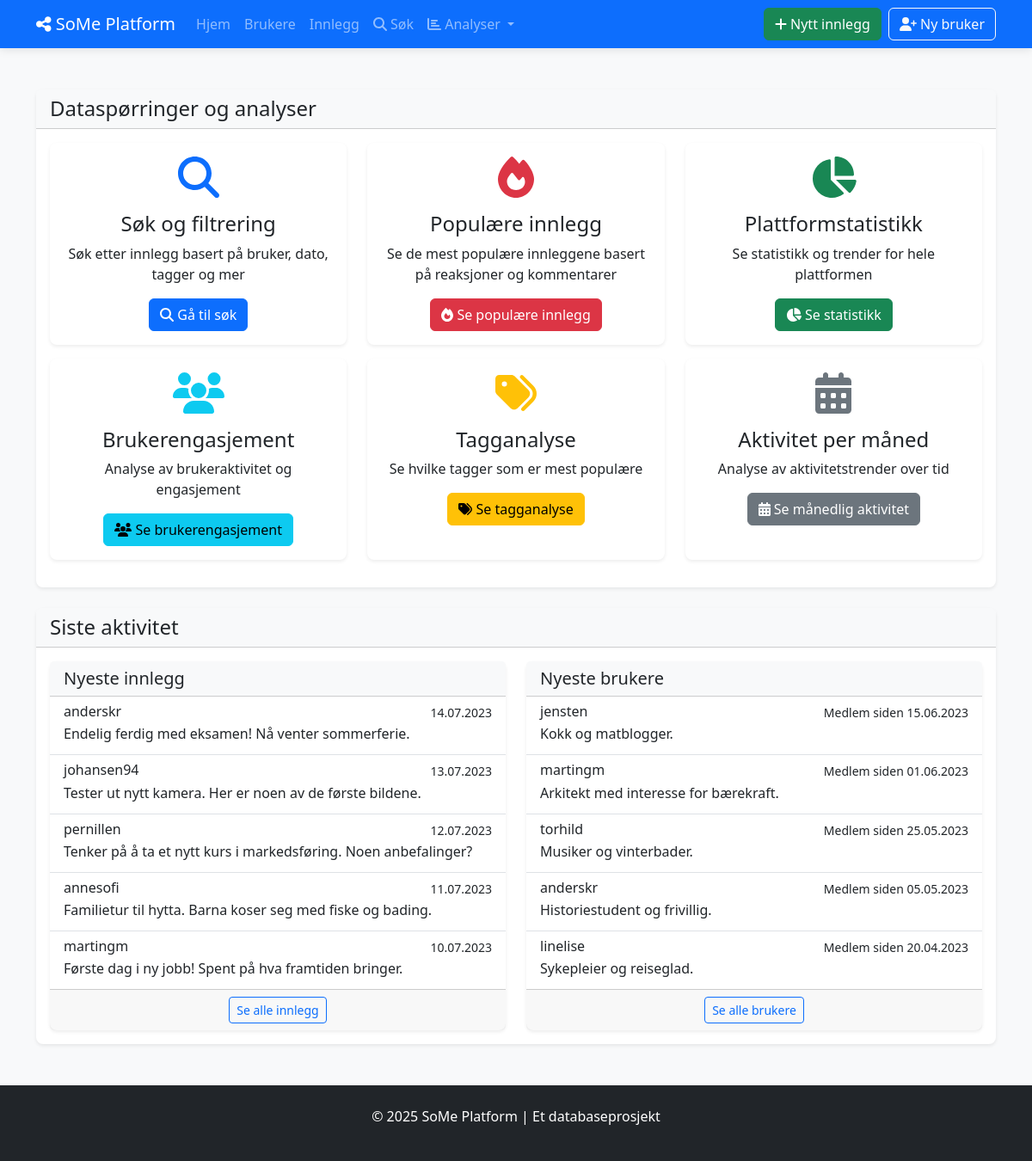
The page / on the database its author committed.
### tables this page shows
CREATE TABLE INNLEGG (
            innlegg_id INTEGER PRIMARY KEY AUTOINCREMENT,
            innhold TEXT NOT NULL,
            opprettet_dato DATETIME NOT NULL DEFAULT CURRENT_TIMESTAMP,
            oppdatert_dato DATETIME DEFAULT CURRENT_TIMESTAMP,
            synlighet TEXT NOT NULL DEFAULT 'offentlig',
            bruker_id INTEGER NOT NULL,
            FOREIGN KEY (bruker_id) REFERENCES BRUKERE(bruker_id) ON DELETE CASCADE
        );

CREATE TABLE BRUKERE (
            bruker_id INTEGER PRIMARY KEY AUTOINCREMENT,
            brukernavn TEXT NOT NULL UNIQUE,
            epost TEXT NOT NULL UNIQUE,
            passord_hash TEXT NOT NULL,
            profilbilde TEXT,
            bio TEXT,
            registrerings_dato DATE NOT NULL DEFAULT CURRENT_DATE,
            fødselsdato DATE,
            status TEXT DEFAULT 'aktiv'
        );

### social_media_app/app.py (the view)
@app.route('/')
def index():
    with Database() as db:
        newest_posts = db.fetchall("""
            SELECT i.*, b.brukernavn
            FROM INNLEGG i
            JOIN BRUKERE b ON i.bruker_id = b.bruker_id
            ORDER BY i.opprettet_dato DESC LIMIT 5
        """)
        newest_posts = [format_date_fields(post, ['opprettet_dato', 'oppdatert_dato']) for post in newest_posts]
        newest_users = db.fetchall("""
            SELECT * FROM BRUKERE
            ORDER BY registrerings_dato DESC LIMIT 5
        """)
        newest_users = [format_date_fields(user, ['registrerings_dato', 'fødselsdato']) for user in newest_users]
    return render_template('index.html', newest_posts=newest_posts, newest_users=newest_users)

### social_media_app/app.py (called while the page is built)
def format_date_fields(item, date_fields=None):
    if not item:
        return None
    if not isinstance(item, dict):
        item = dict(item)
    if date_fields:
        for field in date_fields:
            if field in item and item[field]:
                try:
                    if 'T' in item[field]:  # ISO format
                        item[field] = datetime.fromisoformat(item[field].replace('Z', '+00:00'))
                    else:  # SQLite default format
                        item[field] = datetime.strptime(item[field], '%Y-%m-%d %H:%M:%S')
                except (ValueError, TypeError):
                    try:
                        item[field] = datetime.strptime(item[field], '%Y-%m-%d')
                    except (ValueError, TypeError):
                        pass  # Keep original if parsing fails
    return item

### social_media_app/db_config.py (called while the page is built)
    def __enter__(self):
        return self

    def __exit__(self, exc_type, exc_val, exc_tb):
        self.cursor.close()
        if self.conn:
            self.conn.close()

    def fetchall(self, sql, params=None):
        self.cursor.execute(sql, params or ())
        return self.cursor.fetchall()

### social_media_app/templates/index.html (shortened to what this page needs)
{% extends "base.html" %}
{% block content %}
<div class="row justify-content-center mt-4">
    <div class="col-md-12">
        <div class="card shadow-sm">
            <div class="card-header bg-light">
                <h2 class="h4 mb-0">Dataspørringer og analyser</h2>
            </div>
            <div class="card-body">
                <div class="row">
                    <div class="col-md-4 mb-3">
                        <div class="card h-100 border-0 shadow-sm">
                            <div class="card-body text-center">
                                <i class="fas fa-search fa-3x text-primary mb-3"></i>
                                <h4>Søk og filtrering</h4>
                                <p>Søk etter innlegg basert på bruker, dato, tagger og mer</p>
                                <a href="{{ url_for('search') }}" class="btn btn-primary">
                                    <i class="fas fa-search"></i> Gå til søk
                                </a>
                            </div>
                        </div>
                    </div>
                    <div class="col-md-4 mb-3">
                        <div class="card h-100 border-0 shadow-sm">
                            <div class="card-body text-center">
                                <i class="fas fa-fire fa-3x text-danger mb-3"></i>
                                <h4>Populære innlegg</h4>
                                <p>Se de mest populære innleggene basert på reaksjoner og kommentarer</p>
                                <a href="{{ url_for('popular_posts') }}" class="btn btn-danger">
                                    <i class="fas fa-fire"></i> Se populære innlegg
                                </a>
                            </div>
                        </div>
                    </div>
                    <div class="col-md-4 mb-3">
                        <div class="card h-100 border-0 shadow-sm">
                            <div class="card-body text-center">
                                <i class="fas fa-chart-pie fa-3x text-success mb-3"></i>
                                <h4>Plattformstatistikk</h4>
                                <p>Se statistikk og trender for hele plattformen</p>
                                <a href="{{ url_for('platform_stats') }}" class="btn btn-success">
                                    <i class="fas fa-chart-pie"></i> Se statistikk
                                </a>
                            </div>
                        </div>
                    </div>
                    <div class="col-md-4 mb-3">
                        <div class="card h-100 border-0 shadow-sm">
                            <div class="card-body text-center">
                                <i class="fas fa-users fa-3x text-info mb-3"></i>
                                <h4>Brukerengasjement</h4>
                                <p>Analyse av brukeraktivitet og engasjement</p>
                                <a href="{{ url_for('user_engagement') }}" class="btn btn-info">
                                    <i class="fas fa-users"></i> Se brukerengasjement
                                </a>
                            </div>
                        </div>
                    </div>
                    <div class="col-md-4 mb-3">
                        <div class="card h-100 border-0 shadow-sm">
                            <div class="card-body text-center">
                                <i class="fas fa-tags fa-3x text-warning mb-3"></i>
                                <h4>Tagganalyse</h4>
                                <p>Se hvilke tagger som er mest populære</p>
                                <a href="{{ url_for('tag_analysis') }}" class="btn btn-warning">
                                    <i class="fas fa-tags"></i> Se tagganalyse
                                </a>
                            </div>
                        </div>
                    </div>
                    <div class="col-md-4 mb-3">
                        <div class="card h-100 border-0 shadow-sm">
                            <div class="card-body text-center">
                                <i class="fas fa-calendar-alt fa-3x text-secondary mb-3"></i>
                                <h4>Aktivitet per måned</h4>
                                <p>Analyse av aktivitetstrender over tid</p>
                                <a href="{{ url_for('activity_by_month') }}" class="btn btn-secondary">
                                    <i class="fas fa-calendar-alt"></i> Se månedlig aktivitet
                                </a>
                            </div>
                        </div>
                    </div>
                </div>
            </div>
        </div>
    </div>
</div>
<div class="row mt-4">
    <div class="col-md-12">
        <div class="card shadow-sm">
            <div class="card-header bg-light">
                <h2 class="h4 mb-0">Siste aktivitet</h2>
            </div>
            <div class="card-body">
                <div class="row">
                    <div class="col-md-6">
                        <div class="card border-0 shadow-sm h-100">
                            <div class="card-header bg-light">
                                <h5 class="mb-0">Nyeste innlegg</h5>
                            </div>
                            <div class="card-body p-0">
                                <div class="list-group list-group-flush">
                                    {% for post in newest_posts %}
                                    <a href="{{ url_for('view_post', post_id=post.innlegg_id) }}" class="list-group-item list-group-item-action">
                                        <div class="d-flex w-100 justify-content-between">
                                            <h6 class="mb-1">{{ post.brukernavn }}</h6>
                                            <small>{{ post.opprettet_dato.strftime('%d.%m.%Y') }}</small>
                                        </div>
                                        <p class="mb-1 text-truncate">{{ post.innhold }}</p>
                                    </a>
                                    {% else %}
                                    <div class="list-group-item text-center text-muted">
                                        Ingen innlegg funnet
                                    </div>
                                    {% endfor %}
                                </div>
                            </div>
                            <div class="card-footer text-center">
                                <a href="{{ url_for('list_posts') }}" class="btn btn-sm btn-outline-primary">Se alle innlegg</a>
                            </div>
                        </div>
                    </div>
                    <div class="col-md-6">
                        <div class="card border-0 shadow-sm h-100">
                            <div class="card-header bg-light">
                                <h5 class="mb-0">Nyeste brukere</h5>
                            </div>
                            <div class="card-body p-0">
                                <div class="list-group list-group-flush">
                                    {% for user in newest_users %}
                                    <a href="{{ url_for('view_user', user_id=user.bruker_id) }}" class="list-group-item list-group-item-action">
                                        <div class="d-flex w-100 justify-content-between">
                                            <h6 class="mb-1">{{ user.brukernavn }}</h6>
                                            <small>Medlem siden {{ user.registrerings_dato.strftime('%d.%m.%Y') }}</small>
                                        </div>
                                        <p class="mb-1 text-truncate">{{ user.bio }}</p>
                                    </a>
                                    {% else %}
                                    <div class="list-group-item text-center text-muted">
                                        Ingen brukere funnet
                                    </div>
                                    {% endfor %}
                                </div>
                            </div>
                            <div class="card-footer text-center">
                                <a href="{{ url_for('list_users') }}" class="btn btn-sm btn-outline-primary">Se alle brukere</a>
                            </div>
                        </div>
                    </div>
                </div>
            </div>
        </div>
    </div>
</div>
{% endblock %}

### social_media_app/static/style.css (style rules this page uses)
body { background-color: #f8f9fa; min-height: 100vh; display: flex; flex-direction: column; }
.card { border-radius: 0.5rem; border: none; transition: transform 0.2s, box-shadow 0.2s; }

### rows shown on the page
INNLEGG: brukernavn "anderskr", opprettet_dato "14.07.2023", innhold "Endelig ferdig med eksamen! Nå venter sommerferie."
INNLEGG: brukernavn "johansen94", opprettet_dato "13.07.2023", innhold "Tester ut nytt kamera. Her er noen av de første bildene."
INNLEGG: brukernavn "pernillen", opprettet_dato "12.07.2023", innhold "Tenker på å ta et nytt kurs i markedsføring. Noen anbefalinger?"
INNLEGG: brukernavn "annesofi", opprettet_dato "11.07.2023", innhold "Familietur til hytta. Barna koser seg med fiske og bading."
INNLEGG: brukernavn "martingm", opprettet_dato "10.07.2023", innhold "Første dag i ny jobb! Spent på hva framtiden bringer."
BRUKERE: brukernavn "jensten", registrerings_dato "15.06.2023", bio "Kokk og matblogger."
BRUKERE: brukernavn "martingm", registrerings_dato "01.06.2023", bio "Arkitekt med interesse for bærekraft."
BRUKERE: brukernavn "torhild", registrerings_dato "25.05.2023", bio "Musiker og vinterbader."
BRUKERE: brukernavn "anderskr", registrerings_dato "05.05.2023", bio "Historiestudent og frivillig."
BRUKERE: brukernavn "linelise", registrerings_dato "20.04.2023", bio "Sykepleier og reiseglad."
